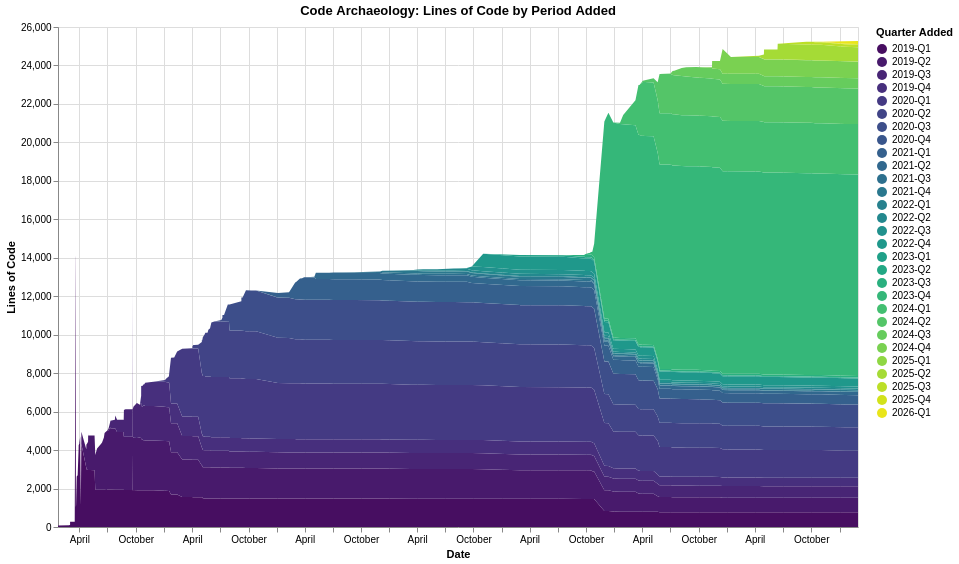

Source (Vega-Lite JSON):
### Vega-Lite specification from a JSON file in a GitHub repository (floating-point values rounded to 4 significant figures; data arrays with more than 128 entries replaced by an {"elided": "..."} marker saying what was removed)
{"$schema": "https://vega.github.io/schema/vega-lite/v6.1.0.json", "config": {"view": {"continuousHeight": 300, "continuousWidth": 300}}, "data": {"name": "data-4e41426df6d7628b6c4c56e96abc89cf"}, "datasets": {"data-4e41426df6d7628b6c4c56e96abc89cf": {"elided": "1828 records"}}, "encoding": {"color": {"field": "period", "scale": {"scheme": "viridis"}, "title": "Quarter Added", "type": "ordinal"}, "order": {"field": "period", "sort": "ascending", "type": "ordinal"}, "tooltip": [{"field": "commit_date", "type": "temporal"}, {"field": "period", "type": "ordinal"}, {"field": "line_count", "type": "quantitative"}], "x": {"field": "commit_date", "title": "Date", "type": "temporal"}, "y": {"field": "line_count", "title": "Lines of Code", "type": "quantitative"}}, "height": 500, "mark": {"type": "area"}, "title": "Code Archaeology: Lines of Code by Period Added", "width": 800}
